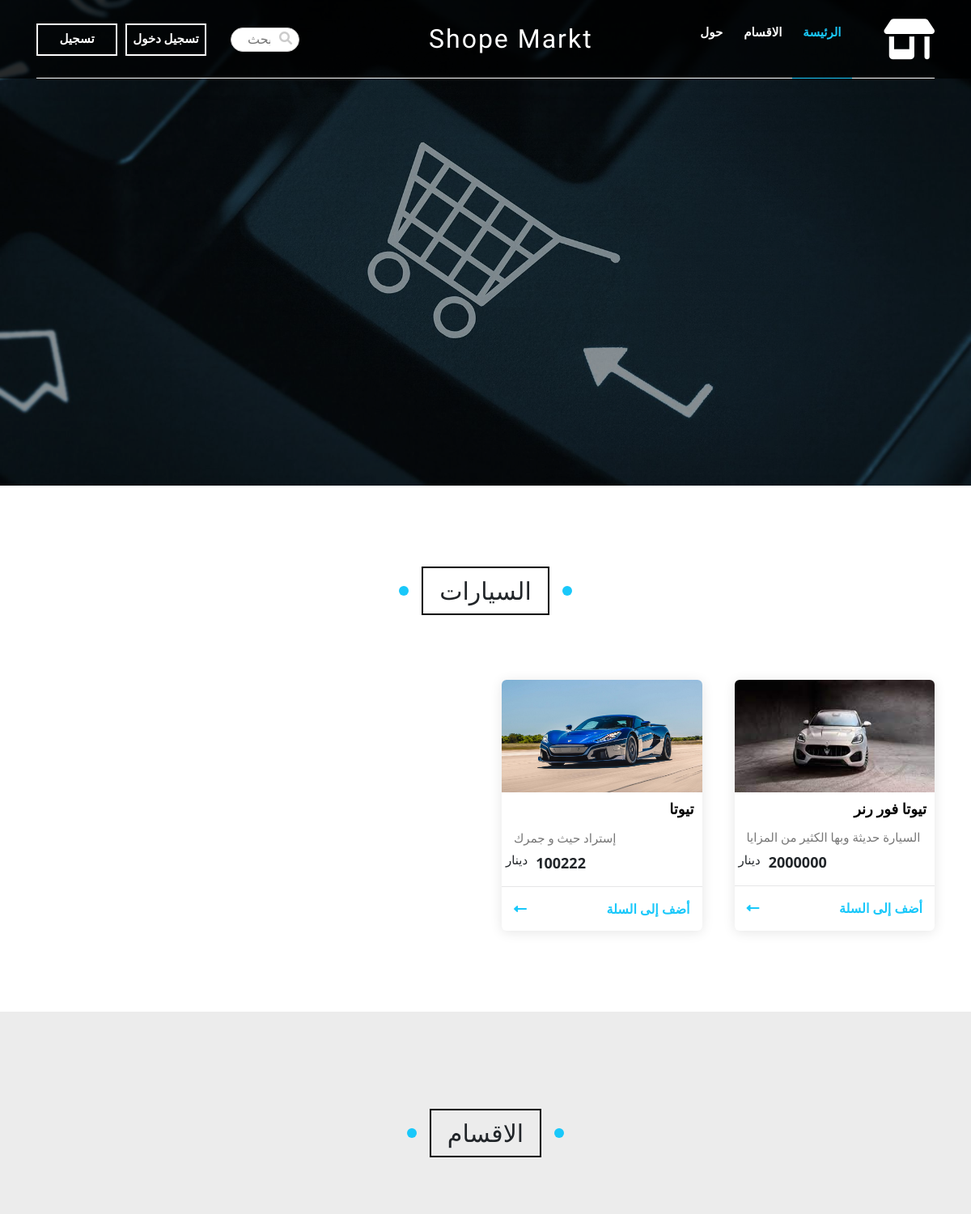
The page /search-category.php?g=السيارات (upper part) on the database as committed earlier.
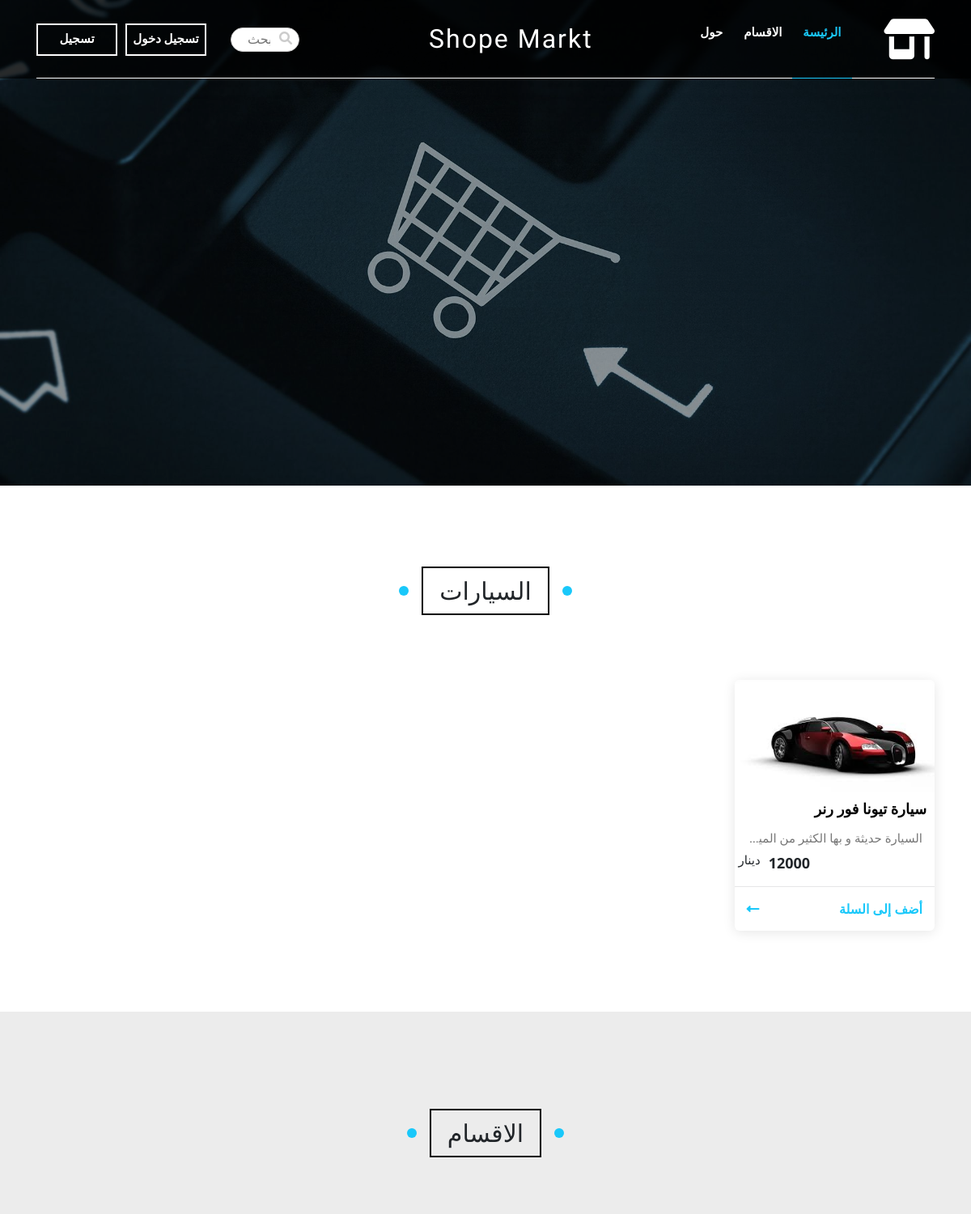
The same page on the database as committed later.
### tables this page shows
CREATE TABLE `category` (
  `CategoryID` int(11) NOT NULL,
  `Category` varchar(50) NOT NULL,
  `catogry_date` timestamp NOT NULL DEFAULT current_timestamp() ON UPDATE current_timestamp()
);

CREATE TABLE `product` (
  `ProductID` int(11) NOT NULL,
  `Product` varchar(50) NOT NULL,
  `Price` double NOT NULL,
  `AddedDate` timestamp NOT NULL DEFAULT current_timestamp() ON UPDATE current_timestamp(),
  `Quantity` int(11) NOT NULL,
  `description` varchar(10000) NOT NULL,
  `discount` decimal(11,0) NOT NULL,
  `Image` varchar(200) NOT NULL,
  `CategoryID` int(11) NOT NULL,
  `user_id` int(11) NOT NULL
);

### search-category.php (the view, shortened to what this page needs)
<?php
include 'Style/include/header.php';
require_once 'php/phpConect/mysql_connact.php';
$chiper="AES-128-CTR";
$option=0;
$encryption_vi='1234567890123456';
$encryption_key='Moad';
if(empty($_POST['q']) and !isset($_GET['g']))
{
    header("location:index.php");
}
else{
if((isset($_POST['q']) and !isset($_GET['g']))or (!isset($_POST['q']) and isset($_GET['g']))){
    if(isset($_POST['q'])){
$sql=$conn_link->query("SELECT * FROM category Where Category like'%$_POST[q]%' ")or die();
if(mysqli_num_rows($sql)==0){
    $p=$conn_link->query("SELECT * FROM product Where Product like'%$_POST[q]%' ")or die();
}}
    else {
        $sql=$conn_link->query("SELECT * FROM category Where   Category like'%$_GET[g]%' ")or die();
            }
if(mysqli_num_rows($sql)>0)
{
    while($name=mysqli_fetch_array($sql)){
?>
    <div class="product" id="product">
        <h2 class="main-title"><?php echo $name[1];?></h2>
        <?php $query=$conn_link->query("SELECT * FROM product WHERE CategoryID='$name[0]'")or die("error");
        if(mysqli_num_rows($query)==0)
        {
            echo"<p>لايوجد منتجات في هذا القسم</p>";
        }
        else{
        ?>
        <div class="container">
            <?php  while($row=mysqli_fetch_array($query)){
                $data=$row['Image'] ;
                $res=explode(" ",$data);
                $count=count($res)-1;?>
            <div class="box">
                <img src="image/image Proudect/<?php  echo $res[1];?>" alt="" />
                <div class="top">
                <a href="product.php?r=<?php $encryption_id=openssl_encrypt($row[0],$chiper,$encryption_key,$option,$encryption_vi);
                echo base64_encode($encryption_id) ;
                ?>"><h3><?php echo $row['Product'];?></h3></a>
                </div>
                <div class="content">
                    <p> <?php echo $row["description"];?> </p>
                </div>
                <div class="Price">
                    <h3><?php echo $row["Price"];?></h3>
                    <p>دينار</p>
                </div>
                <div class="info">
                    <a href="">أضف إلى السلة</a>
                    <i class="fas fa-long-arrow-alt-left"></i>
                </div>
            </div>
            <?php }}}
}
?>
</div>
    </div>
<?php
}
else{
    echo "<p>لا يوجد منتاجات في هذا التصنيف</p>";
}
}
?>
<?php
    include 'Style/include/footer.php';
?>

### Style/include/header.php (shortened to what this page needs)
<!DOCTYPE html>
<html lang="en">
<head>
    <link rel="stylesheet" href="Style/css/ShopeMarkt.css">
    <link rel="stylesheet" href="Style/css/bootstrap.min.css">
    <link rel="stylesheet" href="Style/css/all.min.css">
    <link rel="stylesheet" href="Style/css/normalize.css">
</head>
<body>
    <header >
        <div class="container">
                <div class="wrapper">
                        <a href="signup.php"><span>تسجيل  </span></a>
                        </div>
                <div class="wrapper">
                        <a href="login.php"><span>تسجيل دخول </span></a>
                        </div>
                <div class="search"  >
                <form id="searchFormTop" action="search-category.php" method="post" >
                    <input type="text" class="searchbox" name="q" id="q" placeholder="بحث">
                    <span class="search-btn-wrap">
                        <button class="search-btn" type="submit"><i class="fa fa-search"></i></button>
                    </span>
                </form>
            </div>
                <h1>Shope Markt</h1>
            <nav>
                <ul>
                    <li><a  href="#footer">حول</a></li>
                    <li><a  href="#category" >الاقسام</a></li>
                    <li><a class="active" href="#heade">الرئيسة</a></li>
                </ul>
            </nav>
            <a class="logo" href="index.php">
                <i class="fa-solid fa-shop"></i>
            </a>
        </div>
    </header>
    <div class="landing" id="heade">
        <div class="overlay"></div>
            </div>

### Style/include/footer.php (shortened to what this page needs)
<div class="category" id="category">
            <h2 class="main-title">الاقسام</h2>
        </div>
</body>
</html>

Rows that differ between the two databases and show on the page:
removed product: shows a picture, Product "تيوتا فور رنر", description "السيارة حديثة وبها الكثير من المزايا", Price "2000000", shown under "السيارات"
removed product: shows a picture, Product "تيوتا", description "إستراد حيث و جمرك", Price "100222", shown under "السيارات"
added product: Product "سيارة تيونا فور رنر", Price "12000", shown under "السيارات"
